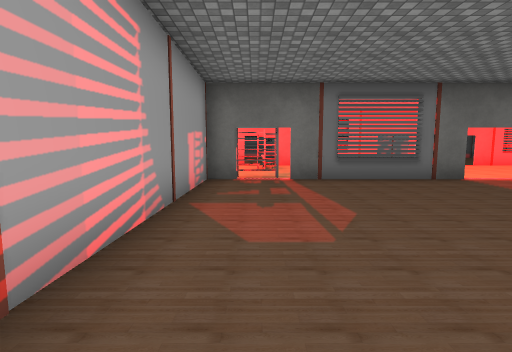
view 1 (above)

24 first-person views from a walk through a 3-D level made in the Unity game engine. The camera is 1.4 m above the floor, tilts 6° down and sees 85° across. The floor is counted in squares, 1.63 m on a side. Each view is taken from the middle of a square. On the plan, view 1 faces up. The plan holds only what a view shows up to about 11 squares ahead; the rest is blank. The place goes on beyond the plan. The player character is not drawn. Some animated figures are left out. Door leaves are left out, so doorways stand open. Some surface patterns are stand-ins.

view 2
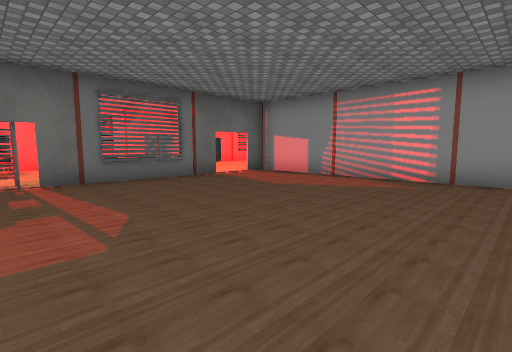

view 3
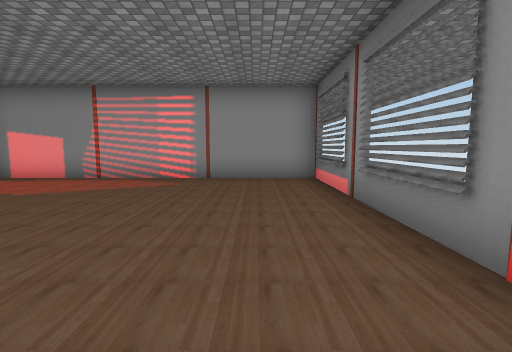

view 4
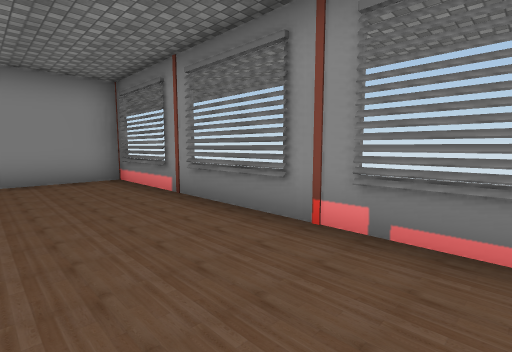

view 5
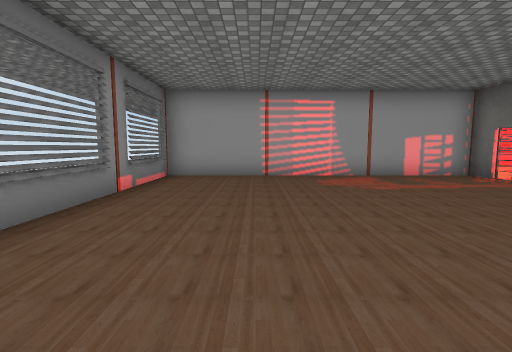

view 6
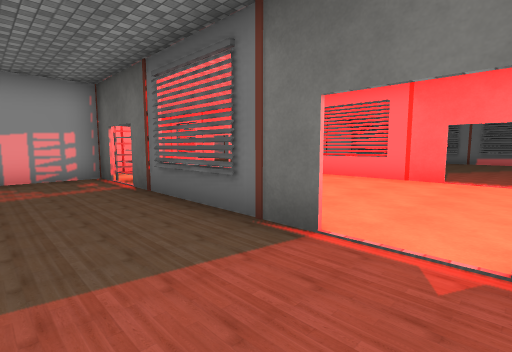

view 7
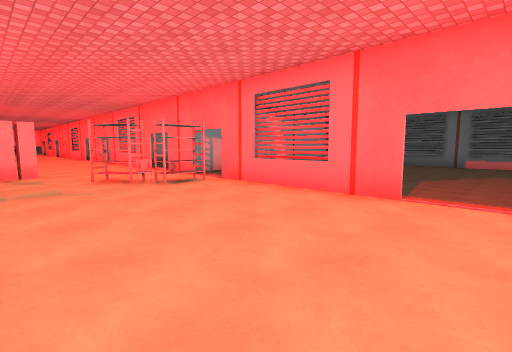

view 8
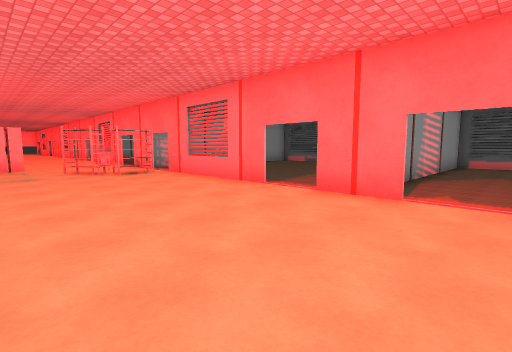

view 9
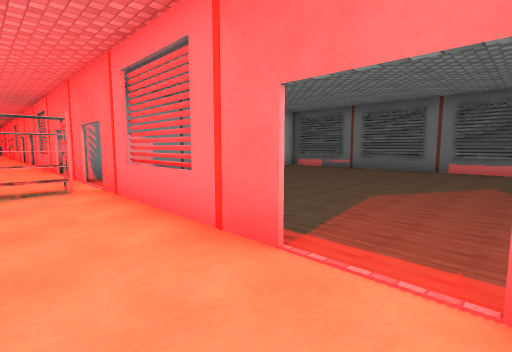

view 10
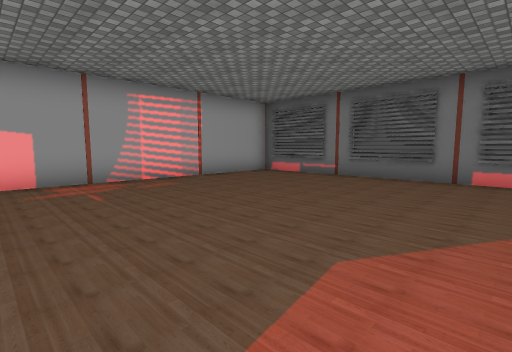

view 11
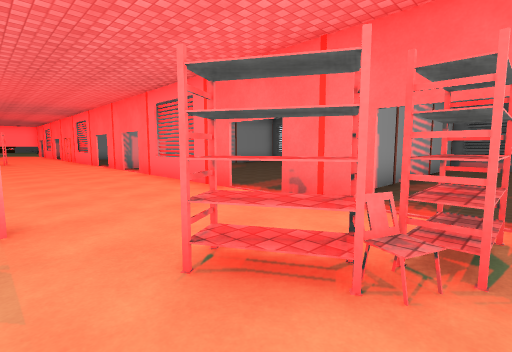

view 12
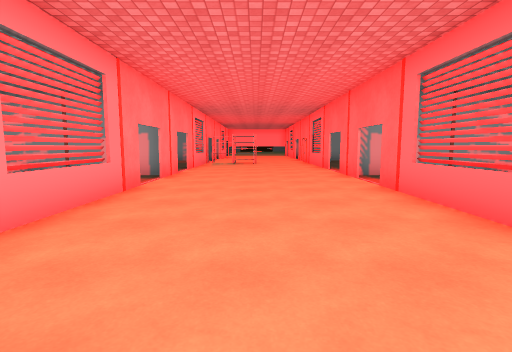

view 13
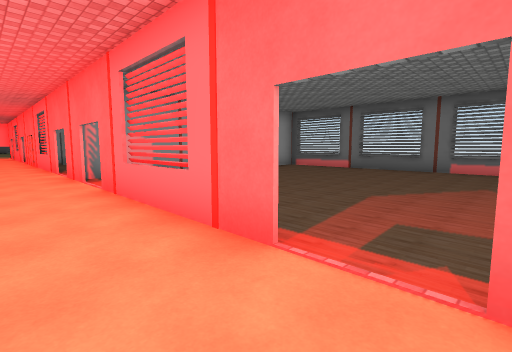

view 14
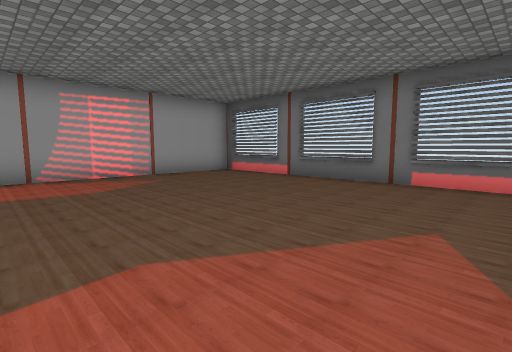

view 15
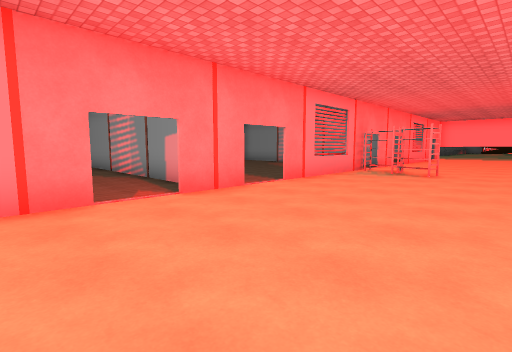

view 16
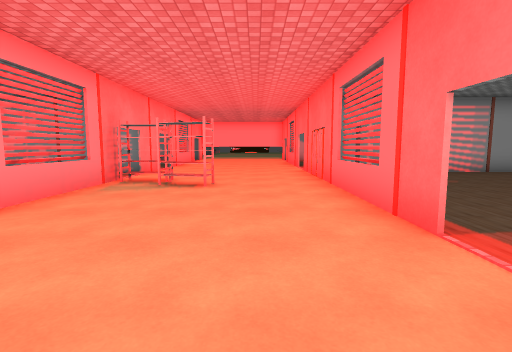

view 17
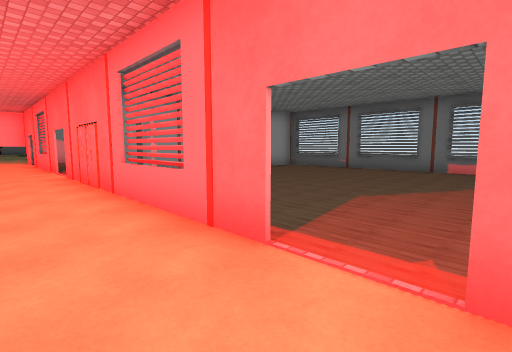

view 18
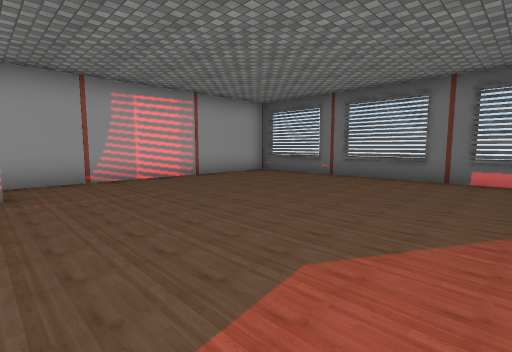

view 19
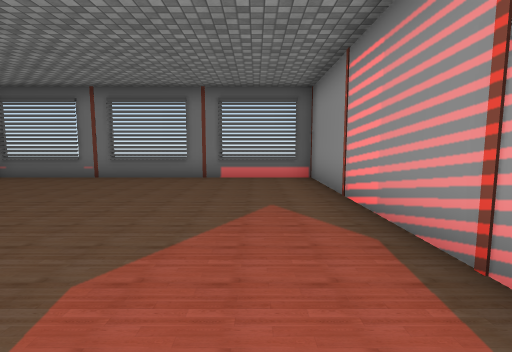

view 20
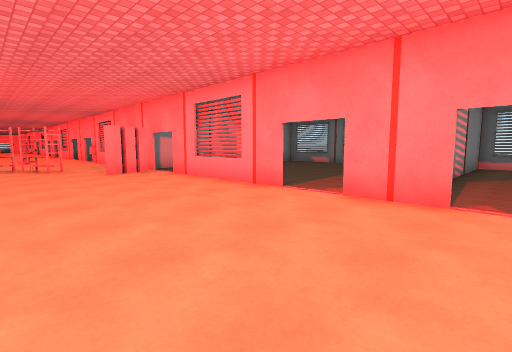

view 21
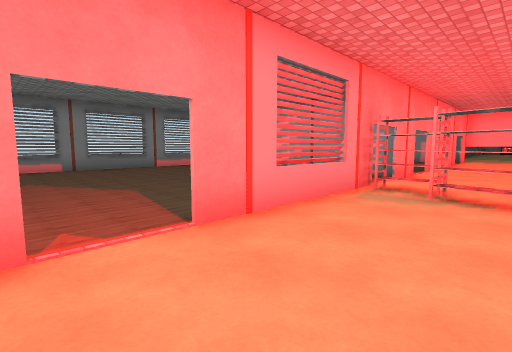

view 22
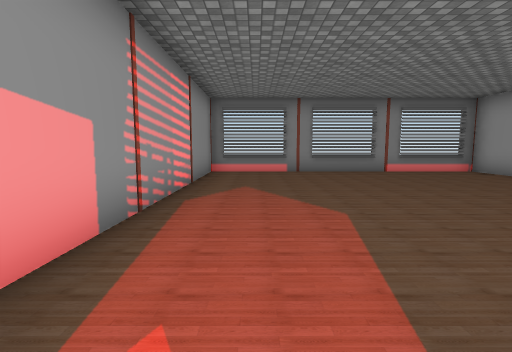

view 23
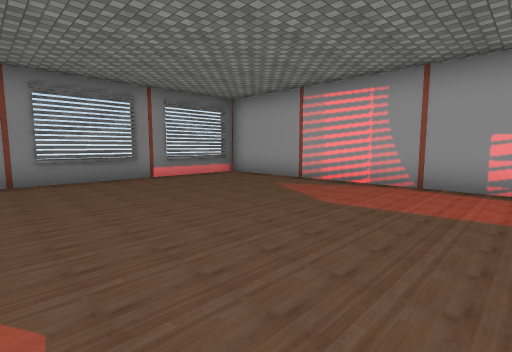

view 24
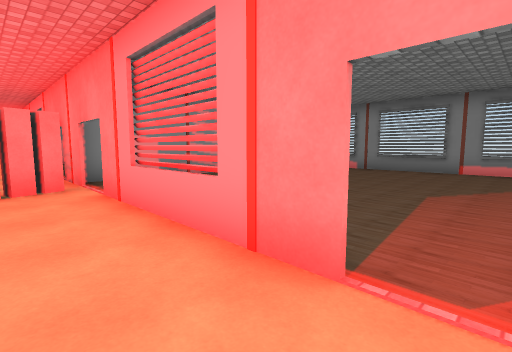

### Floor plan
Ten units are one square. View 1 is at (0, 0); x grows to the right and y downward. Boxes are objects, and circles mark ways between rooms. Rooms are numbered by the first view taken in them; rooms with no view inside come last. Other rooms are left out.
<svg viewBox="-230 -224 330 245">
<path fill="none" stroke="#000" d="M56 -74 9 -74M-13 -74 -13 16 77 16 77 -74 69 -74M-82 -74 -35 -74M-35 -128 -82 -128M-95 -128 -112 -128M-21 -74 -5 -74M-112 -74 -95 -74M-5 -128 -21 -128M-126 -128 -204 -128M-174 -74 -126 -74M56 -128 9 -128M-195 -136 -195 -126M-204 -74 -186 -74M86 -128 69 -128M-216 -128 -225 -128M-222 -74 -216 -74M66 -218 -11 -218M-13 -219 -13 -126M-104 -219 -104 -126M-11 -218 -101 -218M-104 -156 -104 -219M-101 -218 -195 -218 -195 -136M-195 -75 -195 16 -104 16 -104 -75"/>
<rect x="-185" y="-135" width="10" height="10" fill="#bbb"><title>other object</title></rect>
<rect x="-175" y="-95" width="10" height="20" fill="#bbb"><title>other object</title></rect>
<rect x="-165" y="-105" width="10" height="20" fill="#bbb"><title>other object</title></rect>
<rect x="-35" y="-85" width="10" height="10" fill="#bbb"><title>other object</title></rect>
<rect x="-35" y="-95" width="10" height="10" fill="#bbb"><title>other object</title></rect>
<rect x="-25" y="-85" width="10" height="10" fill="#bbb"><title>other object</title></rect>
<rect x="-15" y="-85" width="20" height="10" fill="#bbb"><title>other object</title></rect>
<rect x="-15" y="-105" width="10" height="10" fill="#bbb"><title>other object</title></rect>
<rect x="-5" y="-115" width="10" height="10" fill="#bbb"><title>other object</title></rect>
<rect x="5" y="-125" width="10" height="10" fill="#bbb"><title>other object</title></rect>
<rect x="-185" y="-145" width="10" height="10" fill="#bbb"><title>other object</title></rect>
<circle cx="5" cy="-70" r="3" fill="#2a7"/>
<circle cx="65" cy="-70" r="3" fill="#2a7"/>
<circle cx="5" cy="-130" r="3" fill="#2a7"/>
<circle cx="65" cy="-130" r="3" fill="#2a7"/>
<circle cx="-25" cy="-130" r="3" fill="#2a7"/>
<circle cx="-90" cy="-130" r="3" fill="#2a7"/>
<circle cx="-120" cy="-130" r="3" fill="#2a7"/>
<circle cx="-120" cy="-70" r="3" fill="#2a7"/>
<circle cx="-180" cy="-70" r="3" fill="#2a7"/>
<text x="30" y="-30">1</text>
<text x="-60" y="-100">2</text>
<text x="30" y="-180">3</text>
<text x="-60" y="-180">4</text>
<text x="-150" y="-180">5</text>
<text x="-150" y="-30">6</text>
</svg>
Room 1 opens to room 2. Room 2 opens to room 3. Room 2 opens to room 4. Room 2 opens to room 5. Room 2 opens to room 6.

Where each view was taken, in squares from view 1:
view 1: 0 up, 0 right, facing up
view 2: 0 up, 0 right, facing up-right
view 3: 0 up, 0 right, facing right
view 4: 1 up, 0 right, facing down-right
view 5: 1 up, 7 right, facing left
view 6: 5 up, 7 right, facing up-left
view 7: 8 up, 7 right, facing up-left
view 8: 8 up, 10 right, facing up-left
view 9: 11 up, 7 right, facing up-left
view 10: 14 up, 6 right, facing up-left
view 11: 9 up, 1 right, facing up-left
view 12: 10 up, 2 left, facing left
view 13: 11 up, 2 left, facing up-left
view 14: 15 up, 2 left, facing up-left
view 15: 12 up, 7 left, facing down-left
view 16: 11 up, 10 left, facing left
view 17: 11 up, 11 left, facing up-left
view 18: 14 up, 12 left, facing up-left
view 19: 14 up, 12 left, facing up
view 20: 12 up, 12 left, facing down-right
view 21: 10 up, 11 left, facing down-left
view 22: 8 up, 12 left, facing down
view 23: 6 up, 13 left, facing down-left
view 24: 9 up, 9 left, facing down-right
